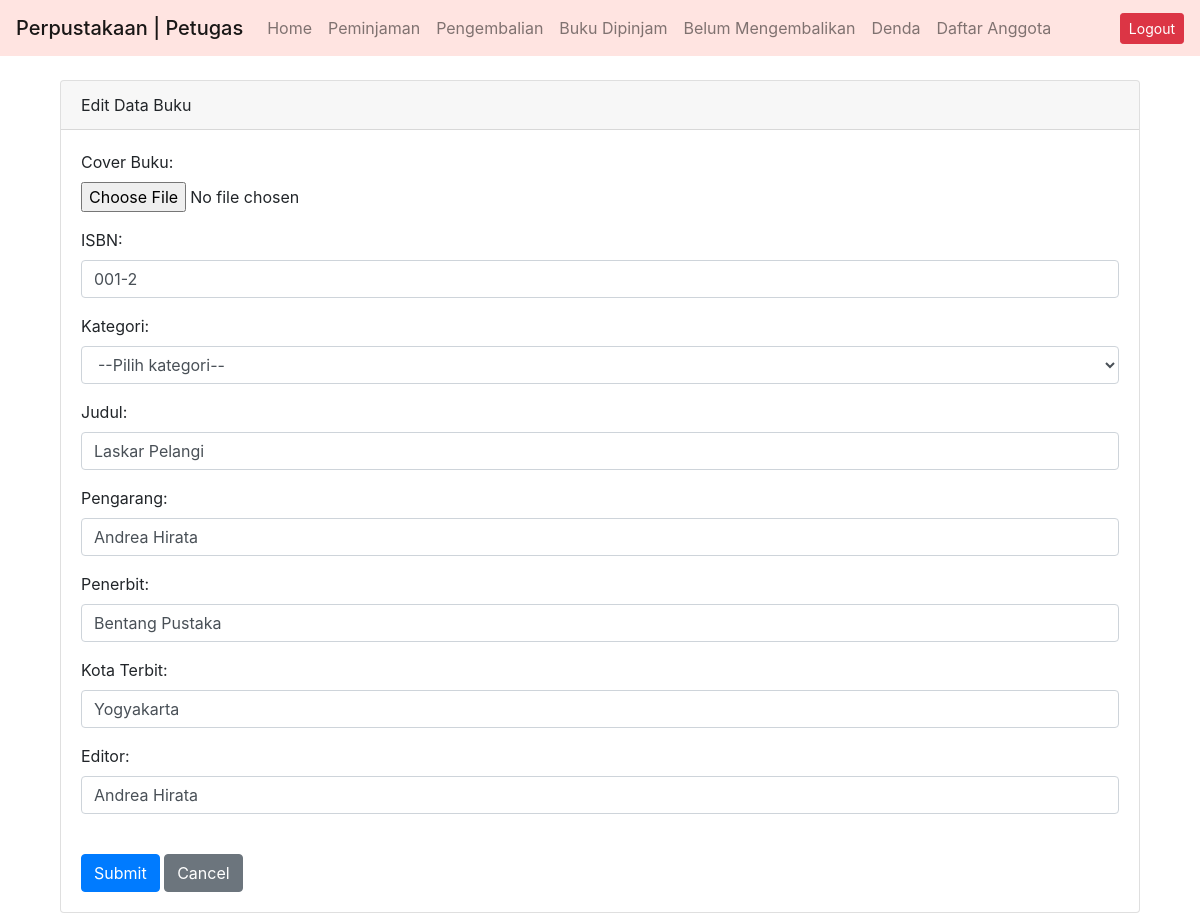
The page /edit_buku.php?id=2 on the database its author committed.
### tables this page shows
CREATE TABLE `buku` (
  `idbuku` int(5) NOT NULL,
  `isbn` varchar(13) NOT NULL,
  `judul` varchar(100) NOT NULL,
  `idkategori` int(5) NOT NULL,
  `pengarang` varchar(30) NOT NULL,
  `penerbit` varchar(30) NOT NULL,
  `kota_terbit` varchar(30) NOT NULL,
  `editor` varchar(30) NOT NULL,
  `file_gambar` varchar(255) DEFAULT NULL,
  `tgl_insert` date NOT NULL,
  `tgl_update` date NOT NULL,
  `stok` int(5) NOT NULL,
  `stok_tersedia` int(5) NOT NULL
);

### edit_buku.php (the view, shortened to what this page needs)
<?php
require_once('db_login.php');
$id = $_GET['id'];
if (!isset($_POST["submit"])){
    $query = " SELECT *, kategori.nama FROM buku JOIN kategori ON buku.idkategori=kategori.idkategori WHERE idbuku=" .$id. " ";
    $result = $db->query($query);
    if (!$result){
        die ("Could not the query database: <br />" . $db->error);
    } else {
        while ($row = $result->fetch_object()){
            $isbn = $row->isbn;
            $judul = $row->judul;
            $kategori = $row->nama;
            $pengarang = $row->pengarang;
            $penerbit = $row->penerbit;
            $kota_terbit = $row->kota_terbit;
            $editor = $row->editor;
        }
    }
}
?>
<br>
<div class="container">
    <div class="card">
        <div class="card-header">Edit Data Buku</div>
        <div class="card-body">
            <form method="POST" autocomplete="on" action="<?php echo htmlspecialchars($_SERVER["PHP_SELF"]).'?id=' .$id; ?>">
            <div class="form-group">
                <label for="cover_buku">Cover Buku:</label>
                <br>
                <input type="file" id="file_gambar" name="file_gambar" value="">
            </div>
            <div class="form-group">
                <label for="isbn">ISBN:</label>
                <input type="text" class="form-control" id="isbn" name="isbn" value="<?php echo $isbn;?>">
            </div>
            <div class="form-group">
                <label for="kategori">Kategori:</label>
                <select name="kategori" id="kategori" class="form-control">
                    <option value="none" <?php if (isset($kategori)) echo 'selected="true"';?>>--Pilih kategori--</option>
                </select>
            </div>
            <div class="form-group">
                <label for="judul">Judul:</label>
                <input class="form-control" id="judul" name="judul" rows="5" value="<?php echo $judul;?>">
            </div>
            <div class="form-group">
                <label for="pengarang">Pengarang:</label>
                <input class="form-control" id="pengarang" name="pengarang" rows="5" value="<?php echo $pengarang;?>">
            </div>
            <div class="form-group">
                <label for="penerbit">Penerbit:</label>
                <input class="form-control" id="penerbit" name="penerbit" rows="5" value="<?php echo $penerbit;?>">
            </div>
            <div class="form-group">
                <label for="kotaterbit">Kota Terbit:</label>
                <input class="form-control" id="kota_terbit" name="kota_terbit" rows="5" value="<?php echo $kota_terbit;?>">
            </div>
            <div class="form-group">
                <label for="editor">Editor:</label>
                <input class="form-control" id="editor" name="editor" rows="5" value="<?php echo $editor;?>">
            </div>
            <br>
            <button type="submit" class="btn btn-primary" name="submit" value="submit">Submit</button>
            <a href="index2.php" class="btn btn-secondary">Cancel</a>
        </form>
        </div>
    </div>
</div>

### css/style.css (style rules this page uses)
body { background-image: url("perpus.jpg"); }

### rows shown on the page
buku: isbn "001-2", judul "Laskar Pelangi", pengarang "Andrea Hirata", penerbit "Bentang Pustaka", kota_terbit "Yogyakarta", editor "Andrea Hirata"
